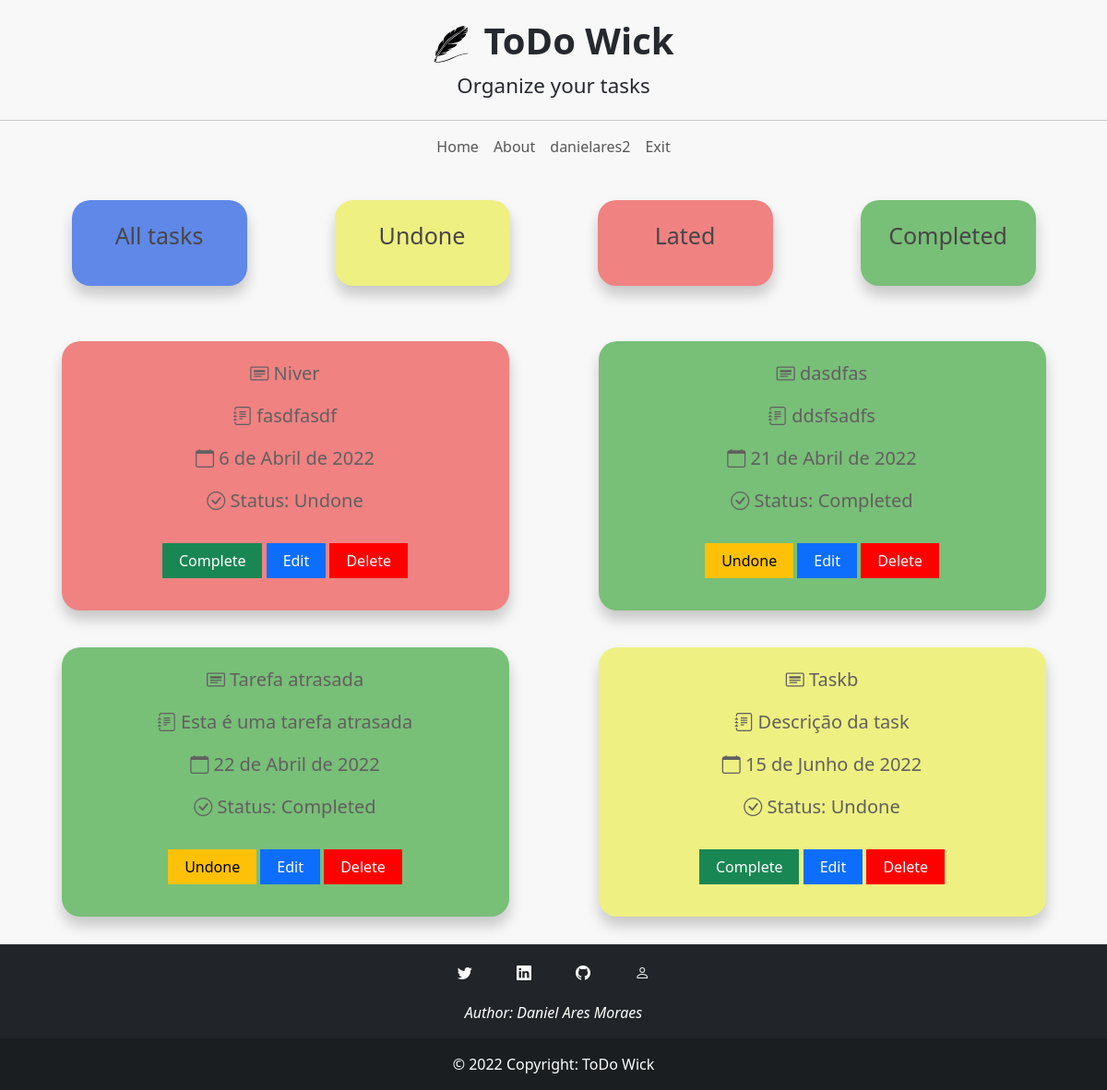
The page /all-my-tasks/ (signed in) on the database as committed earlier.
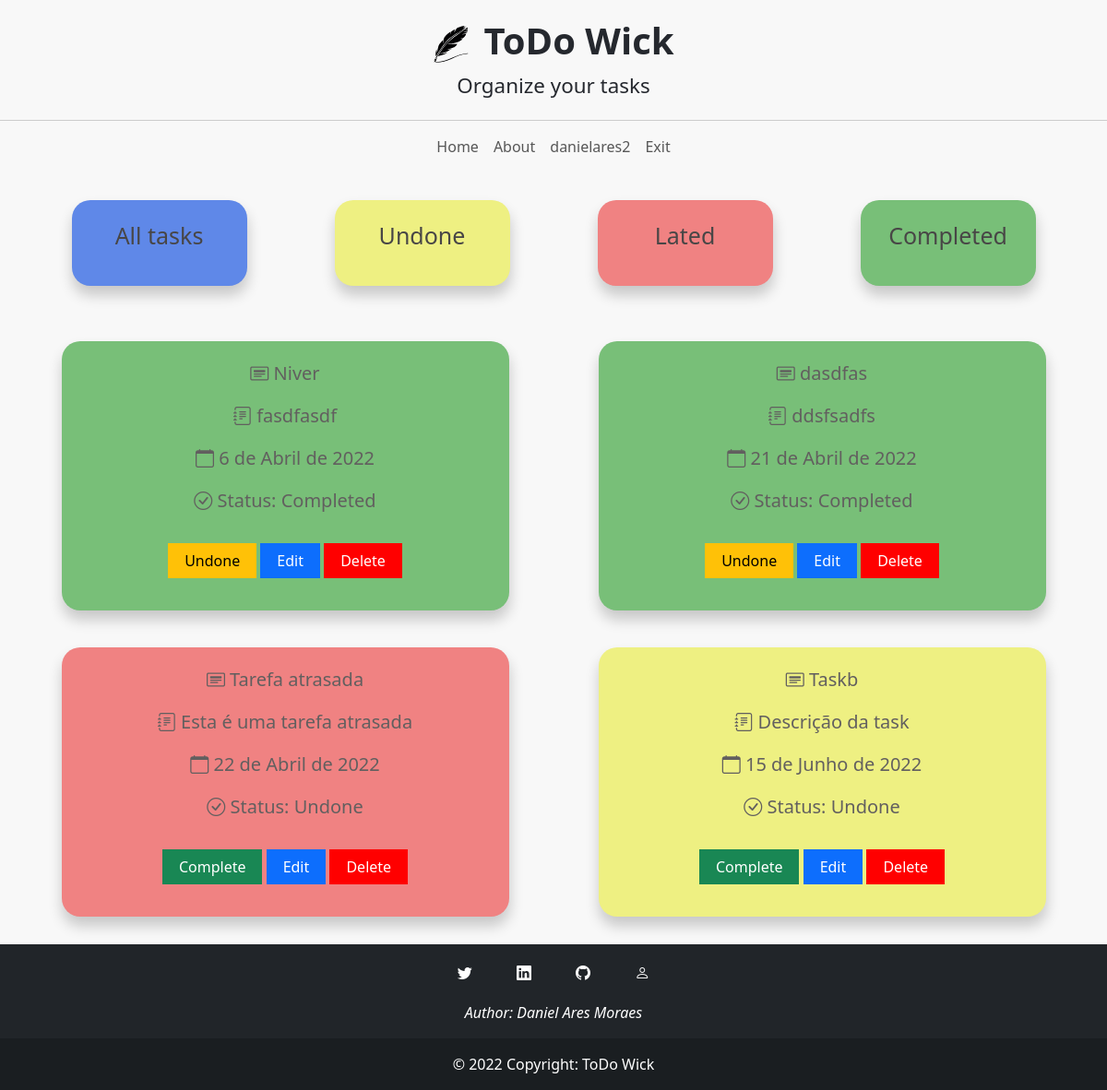
The same page on the database as committed later.
### task/models.py (models this page shows)
class Task(models.Model):
    user = models.ForeignKey(User, on_delete= models.CASCADE, null=True, blank=True)
    title = models.CharField(max_length=100)
    description = models.CharField(max_length=250)
    creation_date = models.DateField(auto_now=True)
    due_date =models.DateField(blank=True, null=True)
    completed = models.BooleanField(default=False)
    lated = models.BooleanField(default=False)
    def __str__(self):
        return self.title
    class Meta:
        order_with_respect_to = 'user'

### task/views.py (the view)
# urls.py: path('all-my-tasks/', login_required(AllMyTasksView.as_view()), name='all-my-tasks'),
@method_decorator(login_required, name='dispatch')
class AllMyTasksView(TemplateView):
    template_name = 'task/all-my-tasks.html'
    def get_context_data(self, **kwargs):
        user_id = self.request.user.id
        context = super().get_context_data(**kwargs)
        tasks = Task.objects.filter(user = user_id).order_by("due_date")
        for task in tasks:
            if lated_verify(task.due_date):
                task.lated = True
        context['tasks'] = tasks
        return context

### task/views.py (called while the page is built)
def lated_verify(date):
    today = date.today()
    if date < today:
        return True

### templates/task/all-my-tasks.html (shortened to what this page needs)
{% extends 'base.html' %}
{% load bootstrap5 %}
{% block content %}
<div class="container min-vh-100">
    <div class="row align-items-center">
        <a href="{% url 'all-my-tasks' %}" class="col-md-2 item" id="all">
            <p>All tasks</p>
        </a>
        <a href="{% url 'undone-tasks' %}" class="col-md-2 item" id="undone">
            <p>Undone</p>
        </a>
        <a href="{% url 'lated-tasks' %}" class="col-md-2 item" id="lated">
            <p>Lated</p>
        </a>
        <a href="{% url 'complete-tasks' %}" class="col-md-2 item" id="completed">
            <p>Completed</p>
        </a>
    </div>
    <div class="row align-items-center gx-5">
        {% for task in tasks %}
        <div class="col-md-5 item completed-{{task.completed}} lated-{{task.lated}}" id="my-task">
            <p id="task-name">
                <i class="bi bi-card-heading"></i>
                {{task}}
            </p>
            <p id="task-description">
                <i class="bi bi-journal-text"></i>
                {{task.description}}
            </p>
            <p id="task-due-date">
                <i class="bi bi-calendar"></i>
                {{task.due_date}}
            </p>
            <p id="task-due-date">
                <i class="bi bi-check-circle"></i>
                Status:
                {% if task.completed == False %}
                Undone
                {% else %}
                Completed
                {% endif %}
            </p>
            <div class="btn-tasks">
                {% if task.completed == False %}
                <button type="button" class="btn btn-success" data-bs-toggle="modal"
                    data-bs-target="#modalComplete{{task.id}}">Complete</button>
                {% else %}
                <button type="button" class="btn btn-warning" data-bs-toggle="modal"
                    data-bs-target="#modalComplete{{task.id}}">Undone</button>
                {% endif %}
                <a href="{% url 'my-task' task.id %}" class="btn btn-primary">Edit</a>
                <button type="button" class="btn btn-danger" data-bs-toggle="modal"
                    data-bs-target="#modalDelete{{task.id}}">Delete</button>
            </div>
        </div>
        {% endfor %}
    </div>
</div>
{% endblock %}

Rows that differ between the two databases and show on the page:
changed Task "Niver": completed "Complete" → "Completed"
changed Task "Tarefa atrasada": completed "Completed" → "Complete"
